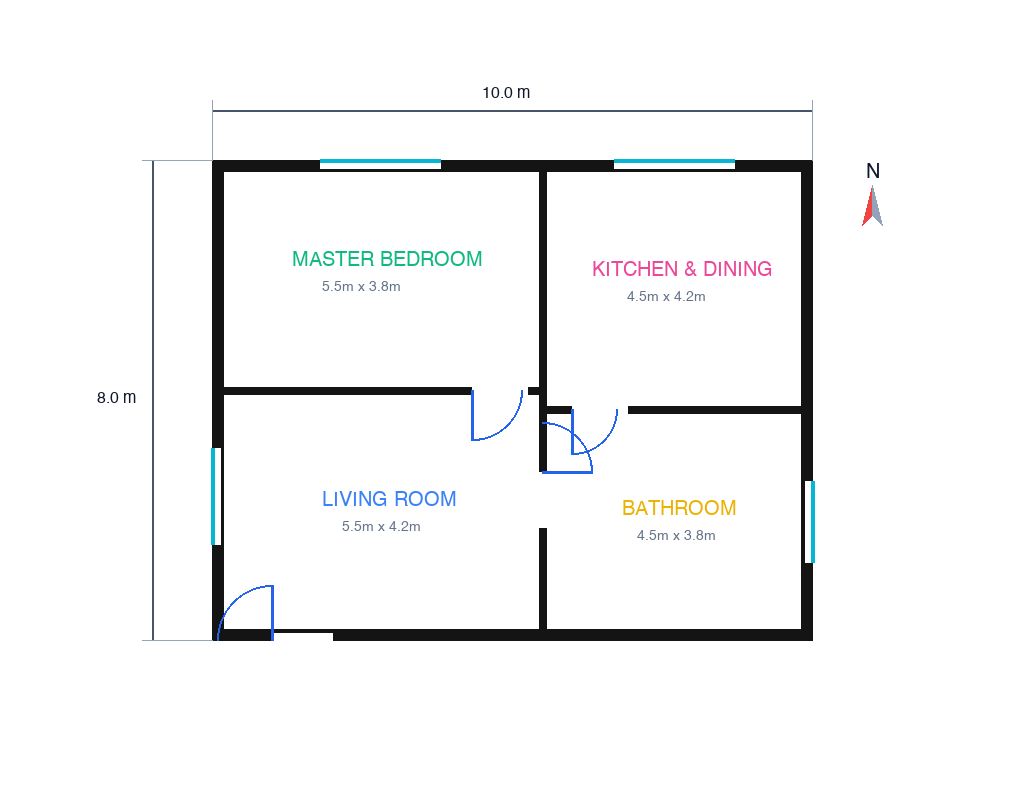
#> input picture frontend-form-studio/samples/perfect_floorplan.png, 1024 x 800 px
$ python -i image_preprocessing.py   (imports and definitions only)
#> lines starting #> are read from the running program, lines starting #| are printed output that depends on the picture; after the words box and inside, x2 and y2 are one past the last pixel; in counts of white or black regions, pixels touching at a corner belong together
import cv2
import numpy as np
from typing import Tuple, Dict, Any, Optional
from ..config import MAX_IMAGE_DIM, MAX_FILE_SIZE_BYTES

class PreprocessingResult:
    # [17 lines left out: function __init__, not called in this run]

def detect_and_correct_skew(image_gray: np.ndarray, max_angle: float = 5.0) -> Tuple[np.ndarray, float]:
    """
    Detects small skew angles using probabilistic Hough transform on strong edge lines.
    If detected angle is significant and within max_angle, returns rotated image and angle.
    """
#> called with max_angle = 5
    edges = cv2.Canny(image_gray, 50, 150, apertureSize=3)
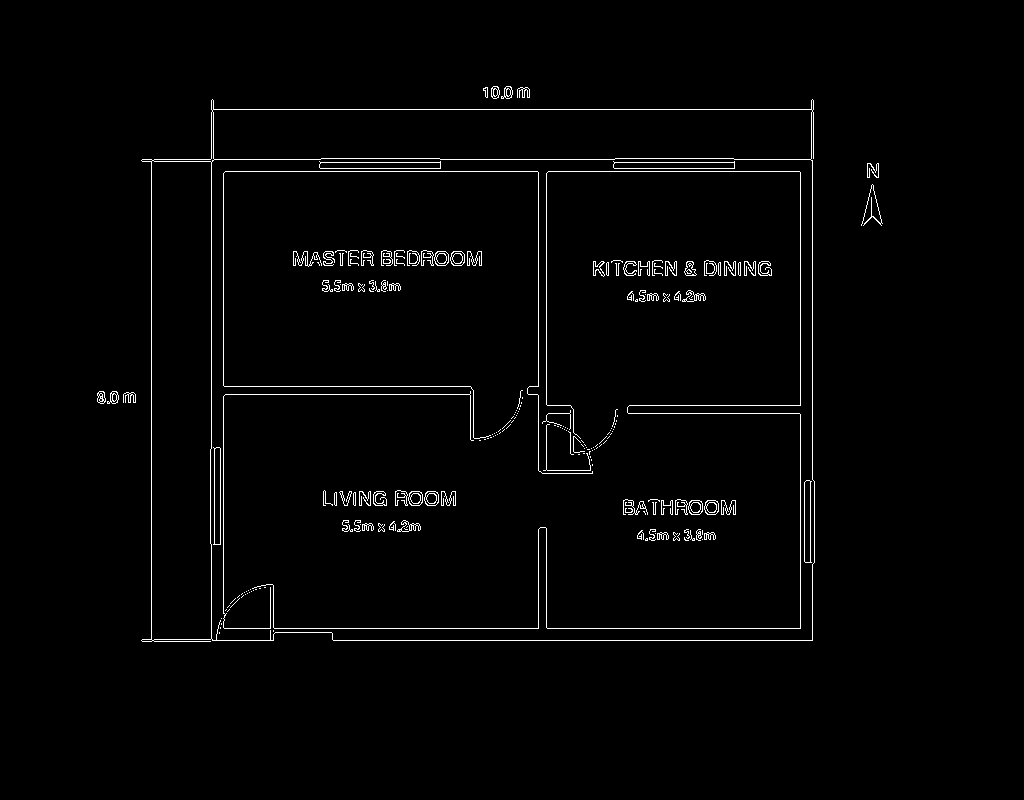
#> edges: shape (800, 1024); 1.7% white in thin lines or dots, all inside (x1, y1, x2, y2) = (97, 86, 883, 642)
    lines = cv2.HoughLinesP(edges, 1, np.pi / 180, threshold=120, minLineLength=80, maxLineGap=10)
#> lines = 22 rows, first 6: [211, 628, 800, 628], [211, 109, 813, 109], [333, 640, 812, 640], [225, 171, 799, 171], [151, 641, 151, 159], [223, 627, 223, 173]

    if lines is None:
        return image_gray, 0.0

    angles = []
    for line in lines:
        pts = line.reshape(-1)
        if len(pts) < 4:
            continue
        x1, y1, x2, y2 = int(pts[0]), int(pts[1]), int(pts[2]), int(pts[3])
        dx = x2 - x1
        dy = y2 - y1
        if abs(dx) > 1e-3:
            angle = float(np.degrees(np.arctan2(dy, dx)))
            # Focus on near-horizontal lines
            if abs(angle) < max_angle:
                angles.append(angle)
            elif abs(angle - 90) < max_angle:
                angles.append(angle - 90)
            elif abs(angle + 90) < max_angle:
                angles.append(angle + 90)
#> this loop made 22 passes
#> (x1, y1, x2, y2, dx, dy, angle) on passes 1, 2, 3, 4, 8, 13, 14, 15, 16, 17, 18, 19: (211, 628, 800, 628, 589, 0, 0), (211, 109, 813, 109, 602, 0, 0), (333, 640, 812, 640, 479, 0, 0), (225, 171, 799, 171, 574, 0, 0), (440, 159, 614, 159, 174, 0, 0), (225, 394, 473, 394, 248, 0, 0), (614, 162, 734, 162, 120, 0, 0), (224, 386, 470, 386, 246, 0, 0), (614, 168, 734, 168, 120, 0, 0), (615, 158, 733, 158, 118, 0, 0), (629, 405, 799, 405, 170, 0, 0), (628, 413, 799, 413, 171, 0, 0)
#> (x1, y1, x2, y2, dx, dy) on passes 5, 6, 7, 9, 10, 11: (151, 641, 151, 159, 0, -482), (223, 627, 223, 173, 0, -454), (211, 448, 211, 100, 0, -348), (800, 627, 800, 172, 0, -455), (546, 473, 546, 173, 0, -300), (538, 470, 538, 172, 0, -298)
#> after the loop, angles = [0, 0, 0, 0, 0, 0, 0, 0, 0, 0, 0, 0, -0.507, 0, 0]

    if not angles or len(angles) < 5:
        return image_gray, 0.0

    median_angle = float(np.median(angles))
#> median_angle = 0
    if abs(median_angle) < 0.25:
        return image_gray, 0.0

    # Rotate around center
    h, w = image_gray.shape[:2]
    center = (w // 2, h // 2)
    M = cv2.getRotationMatrix2D(center, median_angle, 1.0)
    rotated = cv2.warpAffine(image_gray, M, (w, h), flags=cv2.INTER_CUBIC, borderMode=cv2.BORDER_REPLICATE)
    return rotated, median_angle

# [122 lines left out: functions extract_building_footprint_bbox, crop_building_footprint, preprocess_floor_plan_image, not called in this run]

>>> import cv2
>>> picture = cv2.imread('../../../frontend-form-studio/samples/perfect_floorplan.png', cv2.IMREAD_GRAYSCALE)
>>> result = detect_and_correct_skew(picture)
